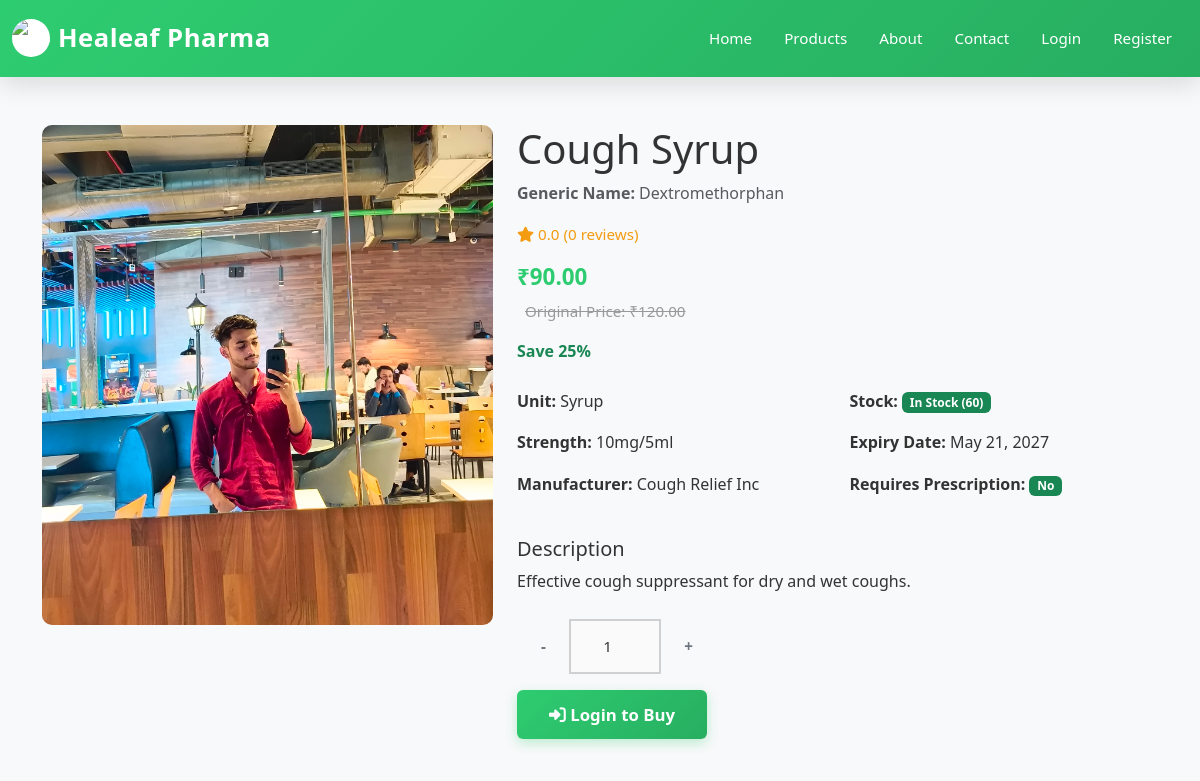
The page /products/98df0828-5ae1-416d-a2f1-972bdedcb761/ (upper part) on the database as committed earlier.
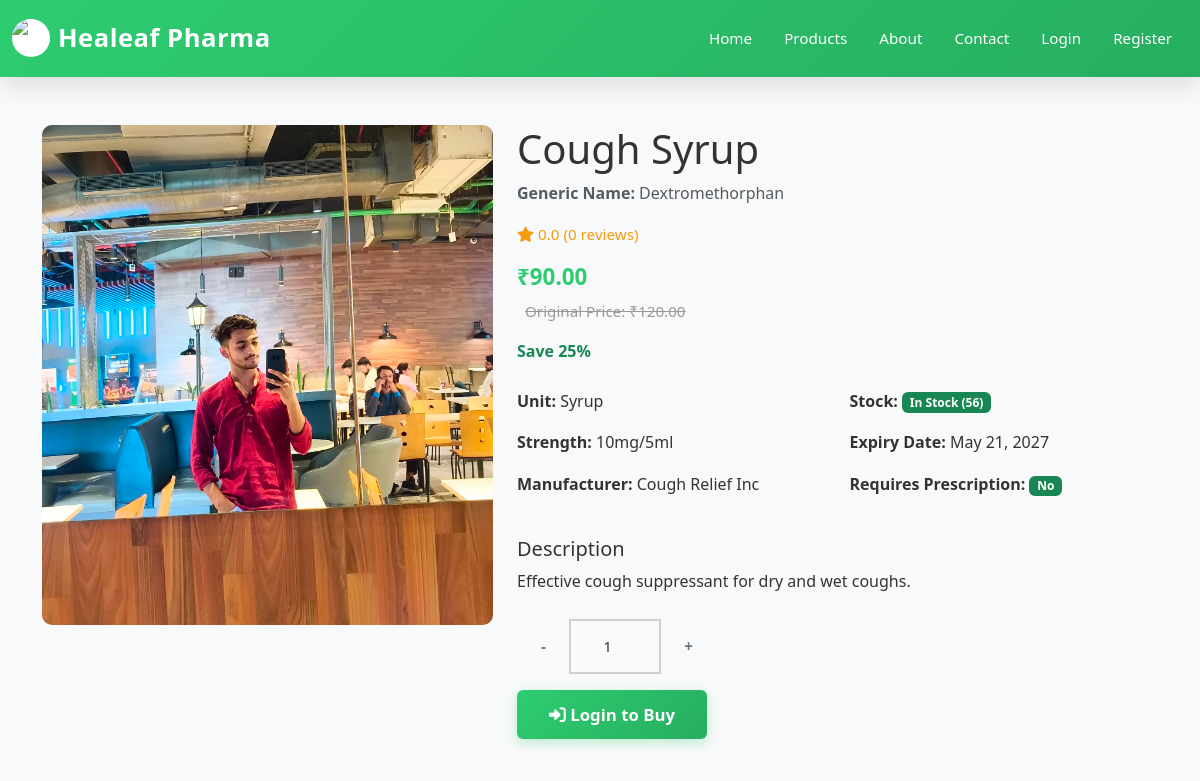
The same page on the database as committed later.
### newapp/models.py (models this page shows, shortened)
class Product(models.Model):
    UNIT_CHOICES = [
        ('tablet', 'Tablet'),
        ('capsule', 'Capsule'),
        ('syrup', 'Syrup'),
        ('injection', 'Injection'),
        ('cream', 'Cream'),
        ('powder', 'Powder'),
        ('other', 'Other'),
    ]
    id = models.UUIDField(primary_key=True, default=uuid.uuid4, editable=False)
    name = models.CharField(max_length=300)
    generic_name = models.CharField(max_length=300, blank=True)
    category = models.ForeignKey(Category, on_delete=models.CASCADE, related_name='products')
    description = models.TextField()
    price = models.DecimalField(max_digits=10, decimal_places=2, validators=[MinValueValidator(0)])
    discount_price = models.DecimalField(max_digits=10, decimal_places=2, null=True, blank=True)
    stock = models.IntegerField(default=0)
    unit = models.CharField(max_length=20, choices=UNIT_CHOICES, default='tablet')
    strength = models.CharField(max_length=100, blank=True)  # e.g., "500mg"
    manufacturer = models.CharField(max_length=200)
    expiry_date = models.DateField()
    requires_prescription = models.BooleanField(default=False)
    image = models.ImageField(upload_to='products/')
    rating = models.FloatField(default=0, validators=[MinValueValidator(0), MaxValueValidator(5)])
    is_active = models.BooleanField(default=True)
    created_at = models.DateTimeField(auto_now_add=True)
    updated_at = models.DateTimeField(auto_now=True)
    class Meta:
        ordering = ['-created_at']
    def get_display_price(self):
        if self.discount_price:
            return self.discount_price
        return self.price
    def get_discount_percentage(self):
        if self.discount_price and self.price > self.discount_price:
            return round(((self.price - self.discount_price) / self.price) * 100)
        return 0

### newapp/views.py (the view, shortened to what this page needs)
# urls.py: path('products/<uuid:product_id>/', views.product_detail, name='product_detail'),
def product_detail(request, product_id):
    product = get_object_or_404(Product, id=product_id)
    reviews = product.reviews.all()
    related_products = Product.objects.filter(
        category=product.category,
        is_active=True
    ).exclude(id=product_id)[:4]
    review_form = None
    context = {
        'product': product,
        'reviews': reviews,
        'related_products': related_products,
        'review_form': review_form,
    }
    return render(request, 'product_detail.html', context)

### newapp/context_processors.py (called while the page is built, shortened)
def admin_notifications(request):
    return {
        'recent_notifications': [],
        'unread_notifications_count': 0,
    }

### newapp/templates/product_detail.html (shortened to what the changed rows need)
{% extends 'base.html' %}
{% block content %}
<div class="container py-5">
    <div class="row">
        <div class="col-md-5 mb-4">
            <div style="background: #f8f9fa; border-radius: 10px; overflow: hidden;">
                {% if product.image %}
                    <img src="{{ product.image.url }}" alt="{{ product.name }}" class="w-100" style="height: 500px; object-fit: cover;">
                {% else %}
                    <img src="https://via.placeholder.com/500?text=No+Image" alt="No Image" class="w-100">
                {% endif %}
            </div>
        </div>
        <div class="col-md-7">
            <h1>{{ product.name }}</h1>
            <p class="text-muted mb-3">
                <strong>Generic Name:</strong> {{ product.generic_name|default:"N/A" }}
            </p>
            <div class="mb-3">
                <span class="stars">
                    <i class="fas fa-star"></i> {{ product.rating|floatformat:1 }} ({{ product.reviews.count }} reviews)
                </span>
            </div>
            <div class="mb-4">
                {% if product.discount_price %}
                    <h3 class="price">₹{{ product.discount_price }}</h3>
                    <p class="old-price">Original Price: ₹{{ product.price }}</p>
                    <p class="text-success"><strong>Save {{ product.get_discount_percentage }}%</strong></p>
                {% else %}
                    <h3 class="price">₹{{ product.price }}</h3>
                {% endif %}
            </div>
            <div class="mb-4">
                <div class="row">
                    <div class="col-md-6">
                        <p><strong>Unit:</strong> {{ product.get_unit_display }}</p>
                        <p><strong>Strength:</strong> {{ product.strength|default:"N/A" }}</p>
                        <p><strong>Manufacturer:</strong> {{ product.manufacturer }}</p>
                    </div>
                    <div class="col-md-6">
                        <p><strong>Stock:</strong>
                            {% if product.stock > 0 %}
                                <span class="badge bg-success">In Stock ({{ product.stock }})</span>
                            {% else %}
                                <span class="badge bg-danger">Out of Stock</span>
                            {% endif %}
                        </p>
                        <p><strong>Expiry Date:</strong> {{ product.expiry_date|date:"M d, Y" }}</p>
                        <p><strong>Requires Prescription:</strong>
                            {% if product.requires_prescription %}
                                <span class="badge bg-warning">Yes</span>
                            {% else %}
                                <span class="badge bg-success">No</span>
                            {% endif %}
                        </p>
                    </div>
                </div>
            </div>
            <div class="mb-4">
                <h5>Description</h5>
                <p>{{ product.description }}</p>
            </div>
            {% if product.stock > 0 %}
                <div class="mb-4">
                    <div class="input-group mb-3" style="width: 200px;">
                    </div>
                    {% if user.is_authenticated %}
                        <button class="btn btn-primary btn-lg" onclick="addToCart('{{ product.id }}')">
                            <i class="fas fa-shopping-cart"></i> Add to Cart
                        </button>
                    {% else %}
                        <a href="{% url 'login' %}" class="btn btn-primary btn-lg">
                        </a>
                    {% endif %}
                </div>
            {% endif %}
        </div>
    </div>
</div>
{% endblock %}

Rows that differ between the two databases and show on the page:
changed Product "Cough Syrup": stock "60" → "56"
